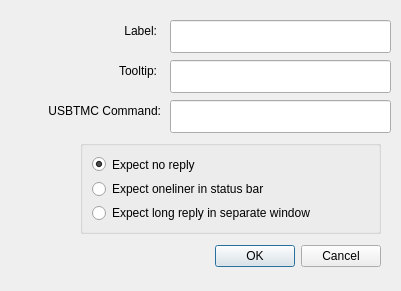
<?xml version="1.0" encoding="UTF-8"?>
<ui version="4.0">
 <class>AddCommandDialog</class>
 <widget class="QDialog" name="AddCommandDialog">
  <property name="geometry">
   <rect>
    <x>0</x>
    <y>0</y>
    <width>401</width>
    <height>291</height>
   </rect>
  </property>
  <property name="windowTitle">
   <string>Configure Command</string>
  </property>
  <widget class="QDialogButtonBox" name="buttonBox">
   <property name="geometry">
    <rect>
     <x>40</x>
     <y>240</y>
     <width>341</width>
     <height>32</height>
    </rect>
   </property>
   <property name="orientation">
    <enum>Qt::Horizontal</enum>
   </property>
   <property name="standardButtons">
    <set>QDialogButtonBox::Cancel|QDialogButtonBox::Ok</set>
   </property>
  </widget>
  <widget class="QLineEdit" name="labelText">
   <property name="geometry">
    <rect>
     <x>170</x>
     <y>20</y>
     <width>221</width>
     <height>33</height>
    </rect>
   </property>
   <property name="clearButtonEnabled">
    <bool>false</bool>
   </property>
  </widget>
  <widget class="QLabel" name="label">
   <property name="geometry">
    <rect>
     <x>90</x>
     <y>20</y>
     <width>67</width>
     <height>21</height>
    </rect>
   </property>
   <property name="text">
    <string>Label:</string>
   </property>
   <property name="alignment">
    <set>Qt::AlignRight|Qt::AlignTrailing|Qt::AlignVCenter</set>
   </property>
  </widget>
  <widget class="QLineEdit" name="tooltipText">
   <property name="geometry">
    <rect>
     <x>170</x>
     <y>60</y>
     <width>221</width>
     <height>33</height>
    </rect>
   </property>
  </widget>
  <widget class="QLabel" name="label_2">
   <property name="geometry">
    <rect>
     <x>90</x>
     <y>60</y>
     <width>67</width>
     <height>21</height>
    </rect>
   </property>
   <property name="text">
    <string>Tooltip:</string>
   </property>
   <property name="alignment">
    <set>Qt::AlignRight|Qt::AlignTrailing|Qt::AlignVCenter</set>
   </property>
  </widget>
  <widget class="QLabel" name="label_3">
   <property name="geometry">
    <rect>
     <x>10</x>
     <y>100</y>
     <width>151</width>
     <height>21</height>
    </rect>
   </property>
   <property name="text">
    <string>USBTMC Command:</string>
   </property>
   <property name="alignment">
    <set>Qt::AlignRight|Qt::AlignTrailing|Qt::AlignVCenter</set>
   </property>
  </widget>
  <widget class="QLineEdit" name="usbtmccommandText">
   <property name="geometry">
    <rect>
     <x>170</x>
     <y>100</y>
     <width>221</width>
     <height>33</height>
    </rect>
   </property>
  </widget>
  <widget class="QGroupBox" name="groupBox">
   <property name="geometry">
    <rect>
     <x>80</x>
     <y>140</y>
     <width>301</width>
     <height>94</height>
    </rect>
   </property>
   <property name="title">
    <string/>
   </property>
   <layout class="QVBoxLayout" name="verticalLayout">
    <item>
     <widget class="QRadioButton" name="expectNoReply">
      <property name="focusPolicy">
       <enum>Qt::NoFocus</enum>
      </property>
      <property name="text">
       <string>Expect no reply</string>
      </property>
      <property name="checked">
       <bool>true</bool>
      </property>
     </widget>
    </item>
    <item>
     <widget class="QRadioButton" name="expectOneLiner">
      <property name="focusPolicy">
       <enum>Qt::NoFocus</enum>
      </property>
      <property name="text">
       <string>Expect oneliner in status bar</string>
      </property>
     </widget>
    </item>
    <item>
     <widget class="QRadioButton" name="expectSeparateWindow">
      <property name="focusPolicy">
       <enum>Qt::NoFocus</enum>
      </property>
      <property name="text">
       <string>Expect long reply in separate window</string>
      </property>
     </widget>
    </item>
   </layout>
  </widget>
 </widget>
 <resources/>
 <connections>
  <connection>
   <sender>buttonBox</sender>
   <signal>accepted()</signal>
   <receiver>AddCommandDialog</receiver>
   <slot>accept()</slot>
   <hints>
    <hint type="sourcelabel">
     <x>248</x>
     <y>254</y>
    </hint>
    <hint type="destinationlabel">
     <x>157</x>
     <y>274</y>
    </hint>
   </hints>
  </connection>
  <connection>
   <sender>buttonBox</sender>
   <signal>rejected()</signal>
   <receiver>AddCommandDialog</receiver>
   <slot>reject()</slot>
   <hints>
    <hint type="sourcelabel">
     <x>316</x>
     <y>260</y>
    </hint>
    <hint type="destinationlabel">
     <x>286</x>
     <y>274</y>
    </hint>
   </hints>
  </connection>
 </connections>
</ui>
